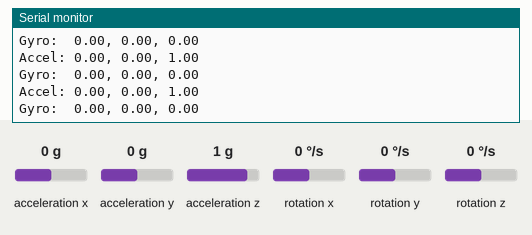
Simulated run of this sketch. Board: Arduino Nano 33 IoT. On the bench: the last lines printed to the serial monitor. The inputs (shaded band) are chosen by the test bench; at power-on: acceleration x 0 g, acceleration y 0 g, acceleration z 1 g, rotation x 0 °/s, rotation y 0 °/s, rotation z 0 °/s.

Above: at 1.2 s.
1.3 s: acceleration x set to -1.4 g
At 1.58 s:
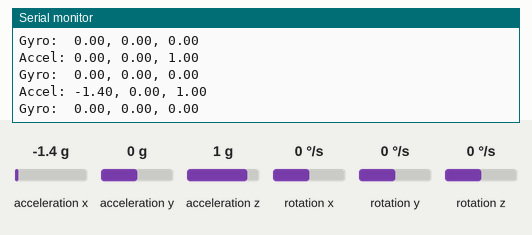
2.8 s: acceleration y set to -1.4 g
At 3.0 s:
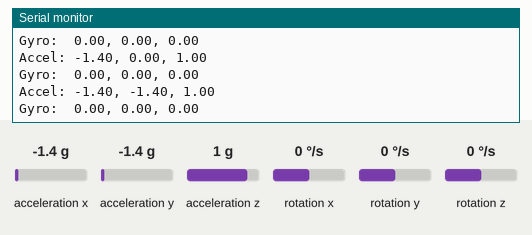
4.3 s: acceleration z set to -1.4 g
At 4.62 s:
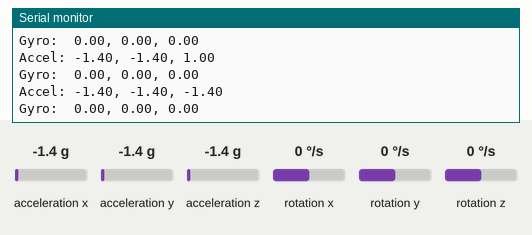
5.8 s: rotation x set to -192 °/s
At 6.04 s:
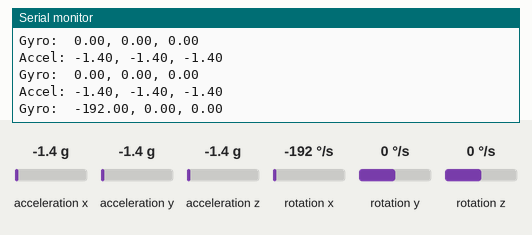
7.3 s: rotation y set to -192 °/s
At 7.47 s:
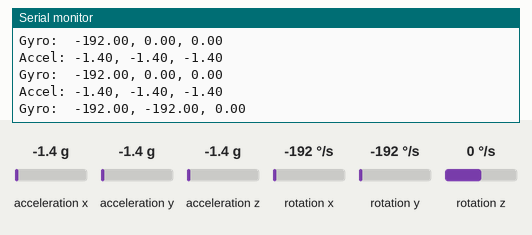

Measured:
- after the input at 1.3 s, the serial monitor: prints a new line after 0.12 s (image 1)
- after the input at 2.8 s, the serial monitor: prints a new line at once (image 2)
- after the input at 4.3 s, the serial monitor: prints a new line after 0.17 s (image 3)
- after the input at 5.8 s, the serial monitor: prints a new line after 0.09 s (image 4)
- after the input at 7.3 s, the serial monitor: prints a new line at once (image 5)

The sketch:

LSM6.ino
```cpp
#include <Arduino_LSM6DS3.h>

void setup() {
  SerialUSB.begin(115200);
  while (!SerialUSB);

  SerialUSB.println("LSM6DS3 test");

  if (!IMU.begin()) {  // auto-detects address (0x6A or 0x6B)
    SerialUSB.println("Failed to detect LSM6DS3 sensor!");
    while (1);
  }

  SerialUSB.println("LSM6DS3 detected!");
}

void loop() {
  float ax, ay, az;
  float gx, gy, gz;

  if (IMU.accelerationAvailable()) IMU.readAcceleration(ax, ay, az);
  if (IMU.gyroscopeAvailable())    IMU.readGyroscope(gx, gy, gz);

  SerialUSB.print("Accel: "); SerialUSB.print(ax); SerialUSB.print(", "); SerialUSB.print(ay); SerialUSB.print(", "); SerialUSB.println(az);
  SerialUSB.print("Gyro:  ");  SerialUSB.print(gx); SerialUSB.print(", "); SerialUSB.print(gy); SerialUSB.print(", "); SerialUSB.println(gz);

  delay(200);
}
```
